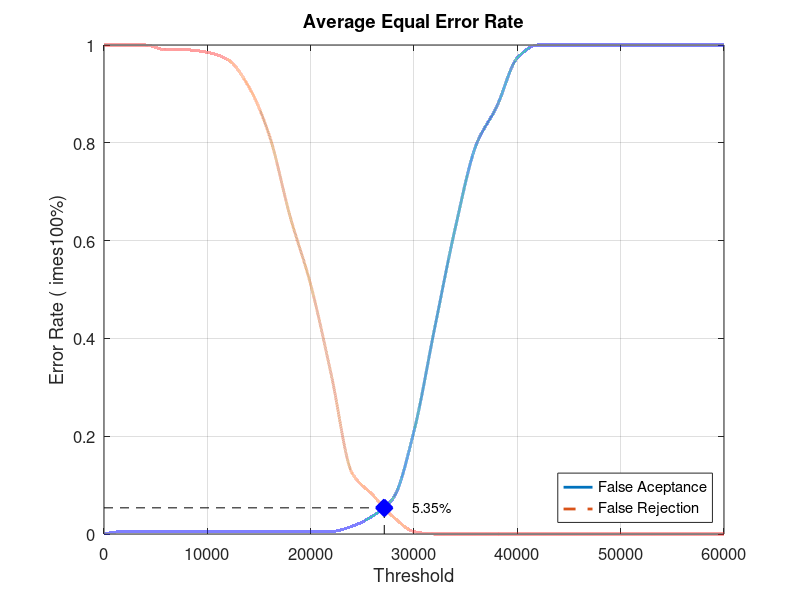
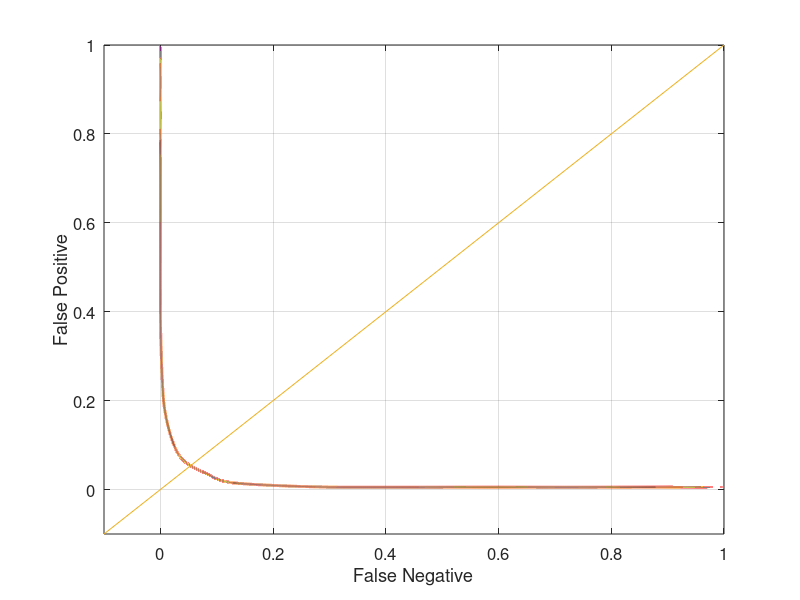

Write the MATLAB code that produced these figures, in order.
close all;
clear;
clc;
x = 0:2000:60000;
xq = 0:0.5:60000;

y0 = [0 0.00526316 0.00526316 0.00526316 0.00526316 0.00526316 0.00526316 0.00526316 0.00526316 0.00526316 0.00526316 0.00526316 0.0157895 0.0368421 0.0736842 0.210526 0.421053 0.626316 0.794737 0.873684 0.973684 1 1 1 1 1 1 1 1 1 1]
yy0 = interp1(x, y0, xq, 'pchip');
y1 = [1 1 1 0.99 0.99 0.985 0.97 0.915 0.815 0.65 0.51 0.325 0.125 0.08 0.035 0.005 0 0 0 0 0 0 0 0 0 0 0 0 0 0 0]
yy1 = interp1(x, y1, xq, 'pchip');

% Calculating EER: 
y2 = abs(y0 - y1);
find(y2 == min(y2))
yy2 = abs(yy0 - yy1);
xEER = find(yy2 == min(yy2));
xEERIndex = xq(xEER) % X-axis EER
yEER = yy0(xEER) % Y-axis EER

main = figure
plot(xq, yy0,'-','LineWidth', 2);	hold on
plot(xq, yy1,'--','LineWidth', 2);	hold on
plot([xEERIndex xEERIndex], [0 yEER], 'k--');	hold on
plot([0 xEERIndex], [yEER yEER], 'k--');	hold on
plot(xEERIndex, yEER, 'bx', 'LineWidth', 10);	hold on
text(xEERIndex + 10 * xEERIndex / 100, yEER, [num2str(round((10000 * yEER)) / 100) '%'])
legend('False Aceptance', 'False Rejection', 'Location', 'SouthEast')
xlabel('Threshold')
ylabel('Error Rate (	imes100%)')
title('Average Equal Error Rate')
set(gca, 'FontSize', 12)
axis([0 60000 0 1])
grid on

print(main, 'Database2_3Main', '-dpng');
FNRxFPR = figure('Color', [1 1 1]);
plot(yy1, yy0, '-', yy1, yy0, 'LineWidth', 2);
hold on
y = -0.1:0.1:1
plot(y, y); 
set(gca, 'FontSize', 12)
xlabel('False Negative')
ylabel('False Positive')
axis([-0.1 1 -0.1 1])
set(gca, 'FontSize', 12)
grid on

print(FNRxFPR, 'Database2_3FNRxFPR','-dpng');
